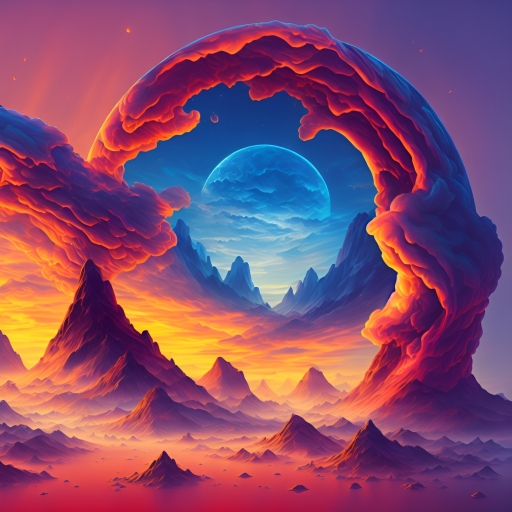
#> input picture английский/task_2/image.png, 512 x 512 px
$ jupyter execute task_2.ipynb
#> lines starting #> are read from the running program, lines starting #| are printed output that depends on the picture
# Задание 2 вариант 13

Напишите программу, анализирующую пиксели изображения. Для
каждого пикселя определите максимум из интенсивностей канало RGB
модели. Значение этого канала оставьте неизменным, для текущего
пикселя, два других канала обнулите

## Импорты

[cell 1]
from PIL import Image
import numpy as np

## Получение numpy массива из изборажения

[cell 2]
IMG_NAME = "image.png"
img = Image.open(IMG_NAME).convert("RGB")
arr = np.asarray(img)
arr.shape
#> Out = (512, 512, 3)

## Обработка изображения

[cell 3]
# получаем маску массива с максимумами
mask = (arr == arr.max(axis=2, keepdims=True)).astype(np.uint8)
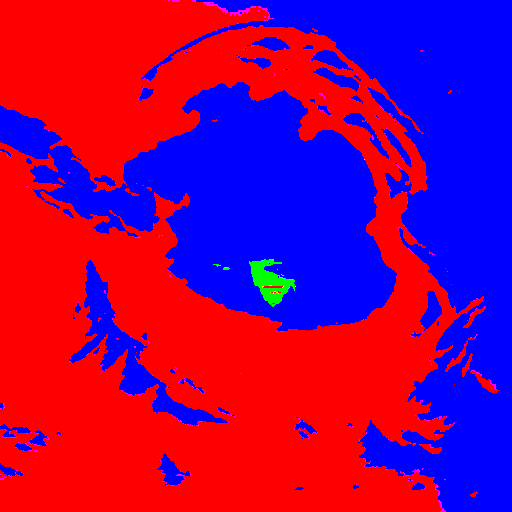
#> mask: shape (512, 512, 3); mean R, G, B 0.559, 0.00425, 0.441; drawn with 1 as white

# изменяем изображение
processed_arr = arr * mask
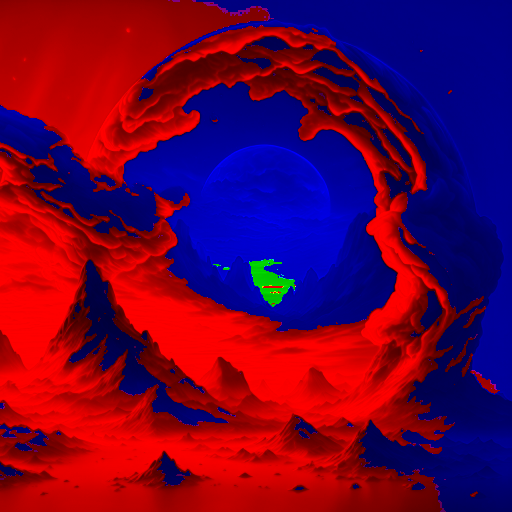
#> processed_arr: shape (512, 512, 3); mean R, G, B 101.7, 0.9, 58.4
